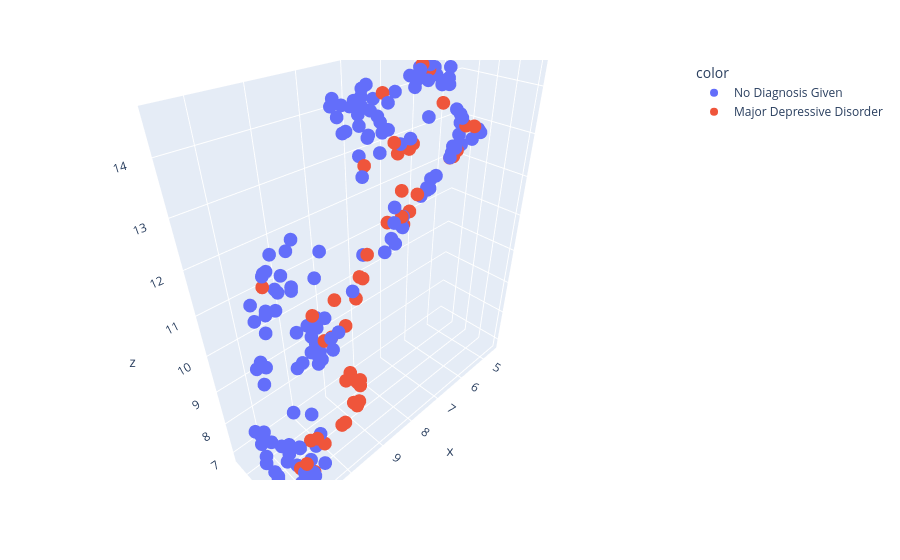

Source (notebook cell):
### Code cell
# visualize embedding
visualize_embedding(features, target=target)

### Figure 1 — Plotly figure (JSON) as saved in the notebook; plotly's stock layout.template omitted (floating-point values rounded to 4 significant figures; data arrays with more than 128 entries replaced by an {"elided": "..."} marker saying what was removed)
{"data": [{"hovertemplate": "color=No Diagnosis Given<br>x=%{x}<br>y=%{y}<br>z=%{z}<extra></extra>", "legendgroup": "No Diagnosis Given", "marker": {"color": "#636efa", "symbol": "circle"}, "mode": "markers", "name": "No Diagnosis Given", "scene": "scene", "showlegend": true, "type": "scatter3d", "x": {"elided": "147 float values"}, "y": {"elided": "147 float values"}, "z": {"elided": "147 float values"}}, {"hovertemplate": "color=Major Depressive Disorder<br>x=%{x}<br>y=%{y}<br>z=%{z}<extra></extra>", "legendgroup": "Major Depressive Disorder", "marker": {"color": "#EF553B", "symbol": "circle"}, "mode": "markers", "name": "Major Depressive Disorder", "scene": "scene", "showlegend": true, "type": "scatter3d", "x": [5.285, 8.572, 10.41, 10.32, 8.301, 10.44, 6.935, 6.321, 9.284, 10.96, 9.704, 9.476, 9.578, 5.113, 7.464, 7.674, 10.49, 4.594, 6.393, 9.689, 7.607, 10.98, 4.66, 9.609, 9.117, 9.783, 7.225, 6.751, 9.957, 9.753, 7.663, 5.938, 9.606, 7.855, 5.263, 10.73, 9.588, 10.02, 7.896, 8.809, 7.385, 6.244, 8.68, 8.169, 9.5, 9.721, 4.991], "y": [5.085, 5.498, 4.785, 6.171, 5.454, 6.089, 5.196, 5.037, 5.829, 6.394, 5.308, 6.43, 6.45, 5.145, 5.209, 5.266, 5.902, 5.307, 5.08, 6.551, 5.982, 6.156, 5.241, 6.531, 5.308, 6.351, 5.402, 5.196, 6.464, 5.707, 5.939, 5.295, 5.759, 5.836, 5.164, 6.278, 6.26, 6.434, 5.785, 5.634, 5.528, 5.138, 5.713, 5.276, 6.452, 6.483, 5.241], "z": [12.27, 10.77, 11.11, 7.599, 11.17, 7.804, 11.23, 11.69, 10.09, 7.778, 10.29, 9.122, 9.152, 12.42, 11.49, 14.26, 7.605, 12.81, 14.51, 8.619, 13.5, 7.392, 12.89, 8.67, 10.36, 9.276, 11.61, 11.48, 8.241, 9.906, 13.4, 13.72, 9.94, 13.34, 12.32, 7.137, 9.285, 8.193, 13.54, 10.41, 12.32, 14.4, 10.9, 13.02, 8.995, 8.678, 12.99]}], "layout": {"legend": {"title": {"text": "color"}, "tracegroupgap": 0}, "margin": {"t": 60}, "scene": {"domain": {"x": [0, 1], "y": [0, 1]}, "xaxis": {"title": {"text": "x"}}, "yaxis": {"title": {"text": "y"}}, "zaxis": {"title": {"text": "z"}}}}}
